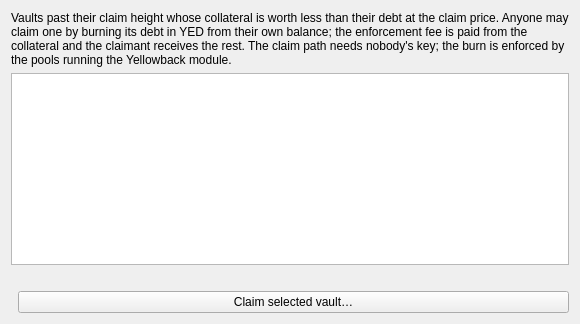
<?xml version="1.0" encoding="UTF-8"?>
<ui version="4.0">
 <class>YellowbackClaim</class>
 <widget class="QWidget" name="YellowbackClaim">
  <layout class="QVBoxLayout" name="claimLayout">
   <item>
    <widget class="QLabel" name="lblClaimIntro">
     <property name="wordWrap"><bool>true</bool></property>
     <property name="text"><string>Vaults past their claim height whose collateral is worth less than their debt at the claim price. Anyone may claim one by burning its debt in YED from their own balance; the enforcement fee is paid from the collateral and the claimant receives the rest. The claim path needs nobody's key; the burn is enforced by the pools running the Yellowback module.</string></property>
    </widget>
   </item>
   <item>
    <widget class="QTableView" name="tblClaimable">
     <property name="selectionMode"><enum>QAbstractItemView::SingleSelection</enum></property>
     <property name="selectionBehavior"><enum>QAbstractItemView::SelectRows</enum></property>
    </widget>
   </item>
   <item>
    <widget class="QLabel" name="lblClaimHint">
     <property name="wordWrap"><bool>true</bool></property>
     <property name="text"><string/></property>
     <property name="styleSheet"><string notr="true">QLabel { color: #444; }</string></property>
    </widget>
   </item>
   <item>
    <layout class="QHBoxLayout" name="claimButtons">
     <item><spacer name="claimSpacerH"><property name="orientation"><enum>Qt::Horizontal</enum></property></spacer></item>
     <item><widget class="QPushButton" name="btnClaim"><property name="text"><string>Claim selected vault…</string></property></widget></item>
    </layout>
   </item>
  </layout>
 </widget>
 <resources/>
 <connections/>
</ui>
